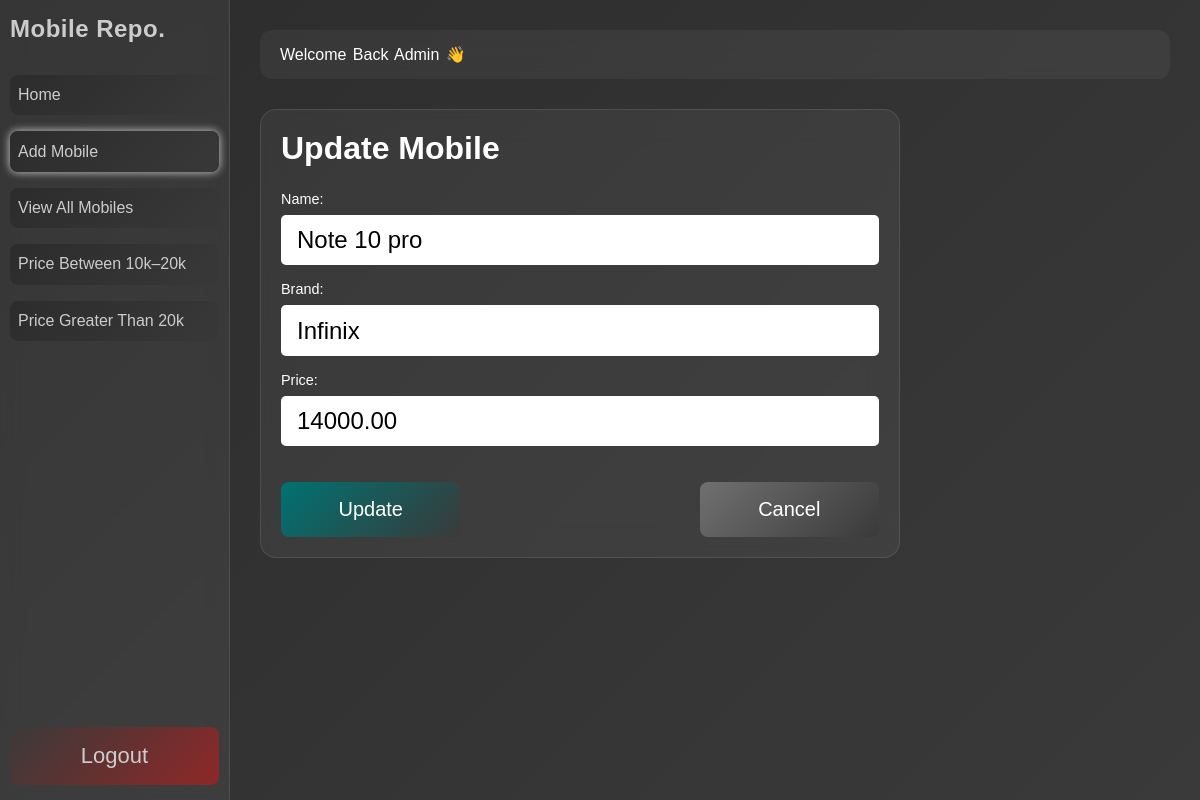
The app's page /mobiles/add_mobile.php?id=51&return=filter_10_20.php (signed in) with its own data.
### tables this page shows
CREATE TABLE `mobile_phones` (
  `id` int(11) NOT NULL,
  `name` varchar(100) DEFAULT NULL,
  `brand` varchar(100) DEFAULT NULL,
  `price` decimal(10,2) DEFAULT NULL
);

### mobiles/add_mobile.php (the view, shortened to what this page needs)
<?php
  $isEdit = isset($_GET['id']);
  if($isEdit){
    include("../config/db.php");
    $return = isset($_GET['return']) ? $_GET['return'] : 'view_all.php';
    $id = intval($_GET['id']);
    $sql = "SELECT * FROM mobile_phones WHERE id=$id";
    $result = $conn->query($sql);
    $row = $result->fetch_assoc();
  }
?>
<!DOCTYPE html>
<html lang="en">
<head>
  <link rel="stylesheet" href="../assets/style.css">
  <link rel="stylesheet" href="../assets/dashboardLayout.css">
</head>
<body>
  <div class="main">
    <?php
      include("../components/navbar.php");
    ?>
    <div id="addMobile-box">
      <h2><?php echo $isEdit ? "Update Mobile" : "Add Mobile";?></h3>
      <form action="../backend_pages/insert_and_update.php" method="POST">
        <div>
          <label for="name">Name:</label>
          <input type="text" name="name" id="name" value="<?php echo $isEdit ? $row['name'] : '';?>" required  autofocus>
        </div>
        <div>
          <label for="brand">Brand:</label>
          <input type="text" name="brand" id="brand" value="<?php echo $isEdit ? $row['brand'] : '';?>" required >
        </div>
        <div>
          <label for="price">Price:</label>
          <input type="number" name="price" id="price" value="<?php echo $isEdit ? $row['price'] : '';?>" required >
        </div>
        <div class="btnSection">
          <button class="confirm" type="submit"><?php echo $isEdit ? "Update" : "Add";?></button>
          <button class="cancel" id="cancel" type="button" <?php echo $isEdit ? "onclick=\"window.location.href='$return'\"" : "" ?>>Cancel</button>
        </div>
      </form>
    </div>
  </div>
</body>
</html>

### assets/style.css (style rules this page uses)
* { margin: 0px; padding: 0px; box-sizing: border-box; font-family: Arial, sans-serif; text-decoration: none; }
body { background: linear-gradient(135deg, #2c2c2c, #3a3a3a); height: 100vh; width: 100%; display: flex; color: #fff; }

### assets/dashboardLayout.css (style rules this page uses)
.main { display: flex; flex-direction: column; flex: 1; padding: 30px; color: #fff; }

### records on screen
mobile_phones: name "Note 10 pro", brand "Infinix", price "14000.00"

### other values on screen
$_SESSION['user'] "Admin"
